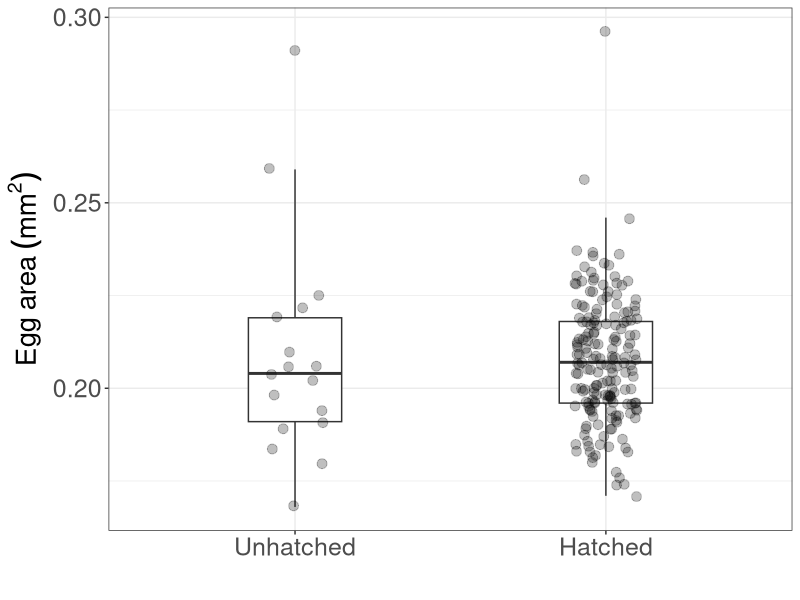
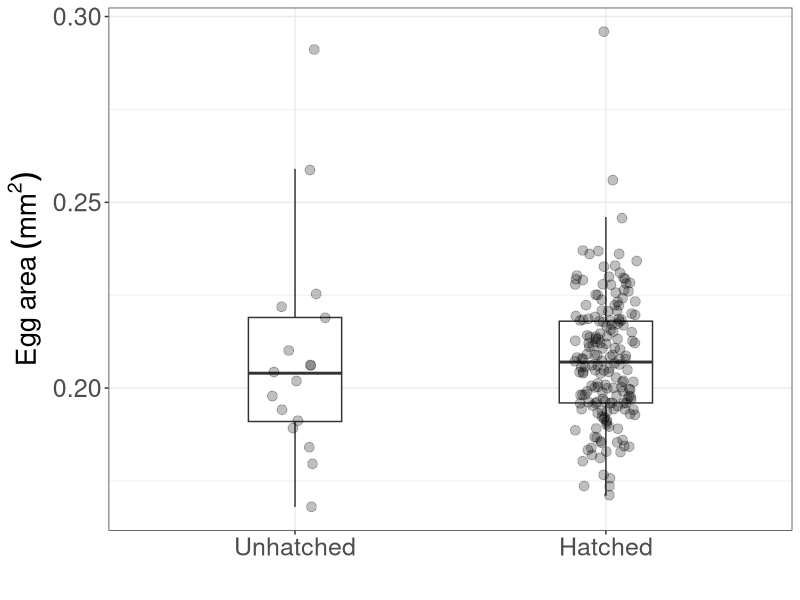

Write the R code that produced these figures, in order.
## ---- chunk 1
library(here)
library(tidyverse)
library(ggplot2)
## ---- chunk 2
caterpillar_data <- read.csv(here("data", "clean data", "caterpillar_data.csv"))

#caterpillar_data <- caterpillar_data %>%
  #filter(!is.na(hatch_date)) 

caterpillar_data$pupal_treatment <- as.factor(caterpillar_data$pupal_treatment)
caterpillar_data$hatch_date <- as.Date(caterpillar_data$hatch_date)
caterpillar_data$weight_1 <- as.numeric(caterpillar_data$weight_1)


## ---- chunk 3

caterpillar_data <- caterpillar_data %>%
  filter(!is.na(hatched))
  

hatching_plot <- ggplot(caterpillar_data, aes(x = factor(hatched, labels = c("Unhatched", "Hatched")), y = size_01)) +
  geom_boxplot(width = 0.3, outlier.shape = NA) +
  geom_jitter(width = 0.1, alpha = 0.25, size = 3) +
  labs(x = "", y = expression(Egg~area~(mm^2))) +
  theme_bw() +
    theme(
    text = element_text(size = 18),            # increases all text
    axis.title = element_text(size = 20),      # axis titles bigger
    axis.text = element_text(size = 18),       # axis tick labels bigger
    legend.text = element_text(size = 18),     # legend text bigger
    legend.title = element_text(size = 20)
    )

hatching_plot

ggsave(
  here("figures", "hatching success.png"),
  plot = hatching_plot,
  width = 10,
  height = 5,
  dpi = 300
)
